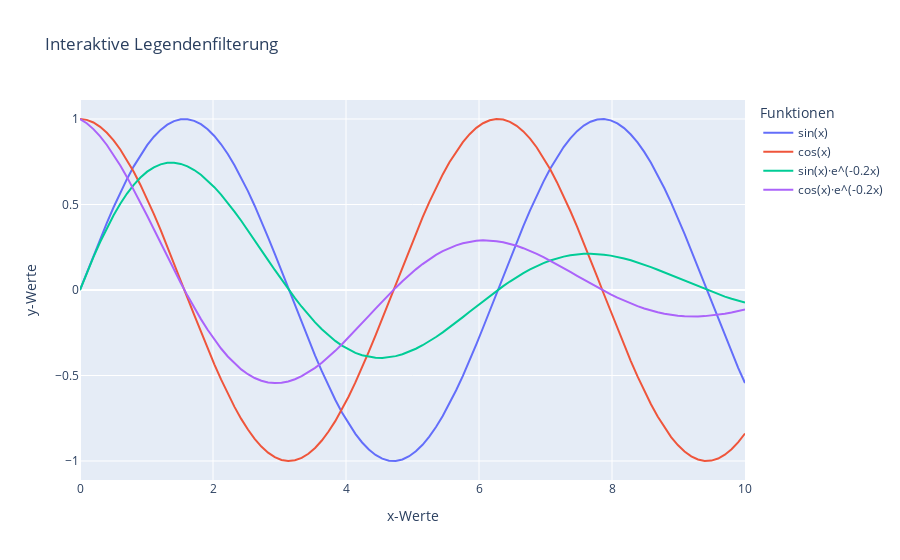

Notebook code for this chart:
### Markdown cell above
## 2 Filtern und Auswahl

### Was ist Filtern und Auswählen?

Filtern und Auswählen in Plotly ermöglichen es Benutzern, bestimmte Daten ein- oder auszublenden, um sich auf relevante Teile des Datensatzes zu konzentrieren. Dies kann durch Klicken auf Legendeneinträge, durch benutzerdefinierte Schaltflächen oder durch interaktive Filter erreicht werden.

Diese Funktionalität ist besonders nützlich für:
- Vergleich verschiedener Datenkategorien
- Fokussierung auf bestimmte Zeiträume oder Datenbereiche
- Reduzierung der visuellen Komplexität bei großen Datensätzen

### Wie funktioniert Filtern und Auswählen in Plotly?

Es gibt mehrere Möglichkeiten, Filterfunktionen in Plotly zu implementieren:

1. **Legendenfilterung**: Standardmäßig können Benutzer auf Legendeneinträge klicken, um Traces ein-/auszublenden
2. **Buttons und Menüs**: Benutzerdefinierte Steuerelemente, die bestimmte Daten ein-/ausblenden
3. **Bereichsauswahl**: Ermöglicht das Auswählen eines Datenbereichs durch Ziehen
4. **Filter-Widgets**: In Dash oder Jupyter-Widgets für komplexere Interaktionen

### Beispiel 1: Legendenfilterung mit Plotly Express

### Code cell
# Daten generieren
x = np.linspace(0, 10, 100)
y1 = np.sin(x)
y2 = np.cos(x)
y3 = np.sin(x) * np.exp(-0.2*x)
y4 = np.cos(x) * np.exp(-0.2*x)

df = pd.DataFrame({
    'x': np.tile(x, 4),
    'y': np.concatenate([y1, y2, y3, y4]),
    'Funktion': np.repeat(['sin(x)', 'cos(x)', 'sin(x)·e^(-0.2x)', 'cos(x)·e^(-0.2x)'], 100)
})

# Liniendiagramm mit Legendenfilterung
fig = px.line(
    df, 
    x='x', 
    y='y', 
    color='Funktion',
    title='Interaktive Legendenfilterung',
    labels={'x': 'x-Werte', 'y': 'y-Werte'}
)

# Legendentitel anpassen
fig.update_layout(legend_title_text='Funktionen')

fig.show()
